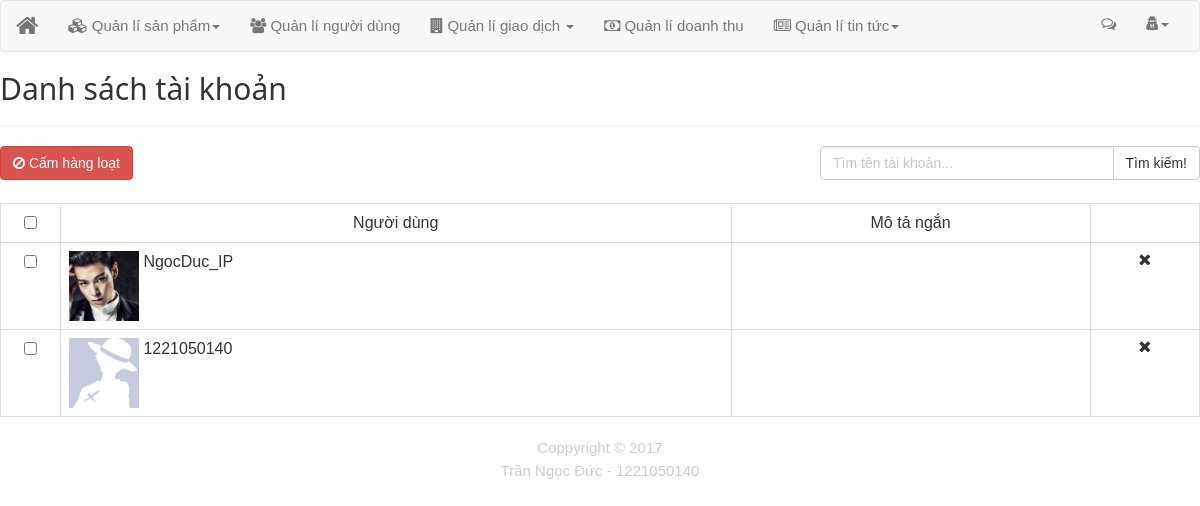
Page /index.php/admin/user on the earlier database version.
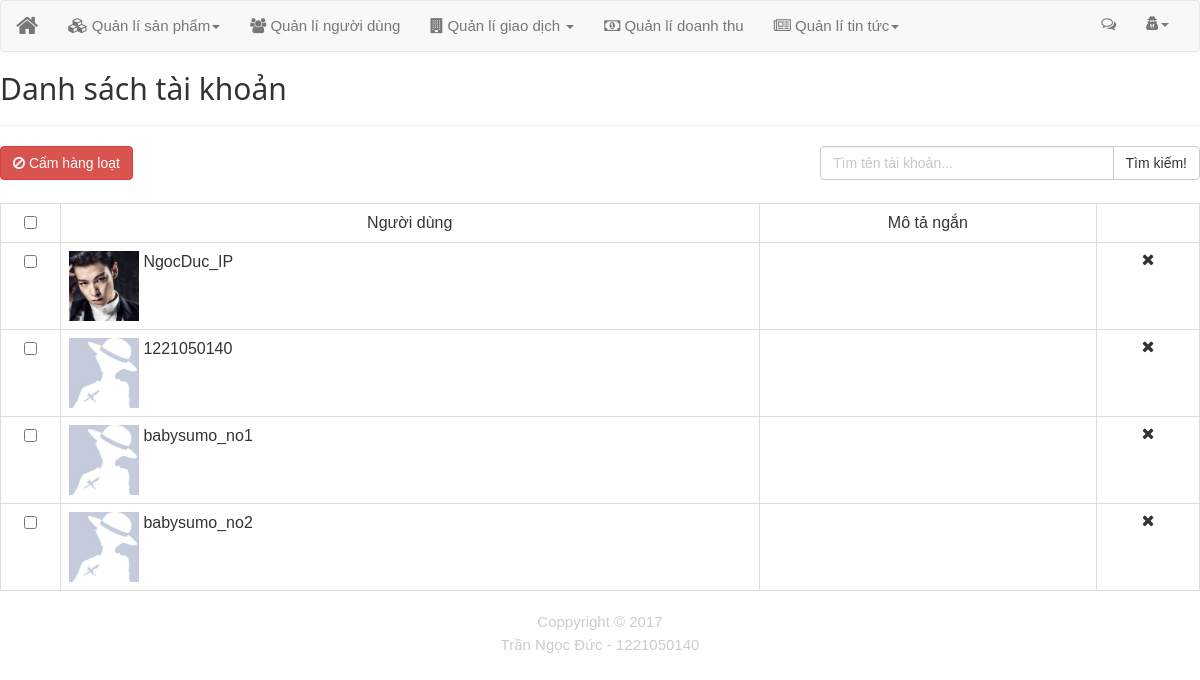
Same page on the later database version.
### tables this page shows
CREATE TABLE `tb_user` (
  `id_user` int(11) NOT NULL,
  `account` varchar(30) NOT NULL,
  `name` varchar(50) NOT NULL,
  `password` varchar(100) NOT NULL,
  `discribe` text NOT NULL,
  `img` varchar(50) NOT NULL,
  `follow` int(11) NOT NULL,
  `active` int(11) NOT NULL
);

### application/controllers/admin/User.php (called while the page is built)
<?php
class User extends CI_Controller
{
	function index(){
		$data = array();
		$user = $this->User_models->getall();
		if($user){
			$data['user'] = $user;
		}
		$this->load->view('admin/user',$data);
	}
}
 ?>

### index.php (called while the page is built, shortened)
<?php
require_once BASEPATH.'core/CodeIgniter.php';

### application/models/User_models.php (called while the page is built, shortened)
<?php
class User_models extends CI_Model{
    function getall(){
        $query = $this->db->get('tb_user');
        if($query->num_rows() > 0){
            return $query->result();
        }else return false;
    }
}
?>

### application/views/admin/user.php (the view, shortened to what this page needs)
<?php
include'header.php';
 ?>
<section class="max">
	<h2>Danh sách tài khoản</h2>
	<hr>
	<?php
	echo form_open();
	 ?>
	<div class="row">
	 	<div class="col-md-8 col-sm-6 col-xs-12">
		 	<buttom type="submit" class="btn btn-danger">
		 		<i class="fa fa-ban"></i> Cấm hàng loạt
		 	</buttom>
		</div>
		<div class="col-md-4 col-sm-6 col-xs-12">
			<div class="input-group">
		      <input type="text" class="form-control" placeholder="Tìm tên tài khoản...">
		      <span class="input-group-btn">
		        <button class="btn btn-default" type="button">Tìm kiếm!</button>
		      </span>
		    </div>
		</div>
	</div>
	<br>
	<table class="table table-bordered table-hover">
		<tr class="text-center">
			<td style="width:5%">
				<input type="checkbox" class="check" id="checkAll">
			</td>
			<td>
				Người dùng
			</td>
			<td>
				Mô tả ngắn
			</td>
			<td></td>
		</tr>
		<?php
		if($user){
			foreach ($user as $key) {
			 ?>
		<tr>
			<td class="text-center">
				<input type="checkbox" class="check" value="<?php echo $key->id_user ?>">
			</td>
			<td>
				<div class="avatar1" style="background:url('<?php echo base_url() ?>/public/img/user/avatar/<?php echo $key->img ?>') center; background-size: cover;margin:0; padding: 0"></div>
                &nbsp;<a href="#"><?php echo $key->name?></a>
			</td>
			<td>
				<div style="height:70px;overflow-x: hidden">
				</div>
			</td>
			<td class="text-center">
				<a href=""><i class="fa fa-remove"></i></a>
			</td>
		</tr>
		<?php
			}
		}
		 ?>
	</table>
	<?php
	echo form_close();
	 ?>
</section>
 <?php
include'footer.php';
  ?>

Differences in the rows shown:
added tb_user: img (placeholder picture), name "babysumo_no1"
added tb_user: img (placeholder picture), name "babysumo_no2"
